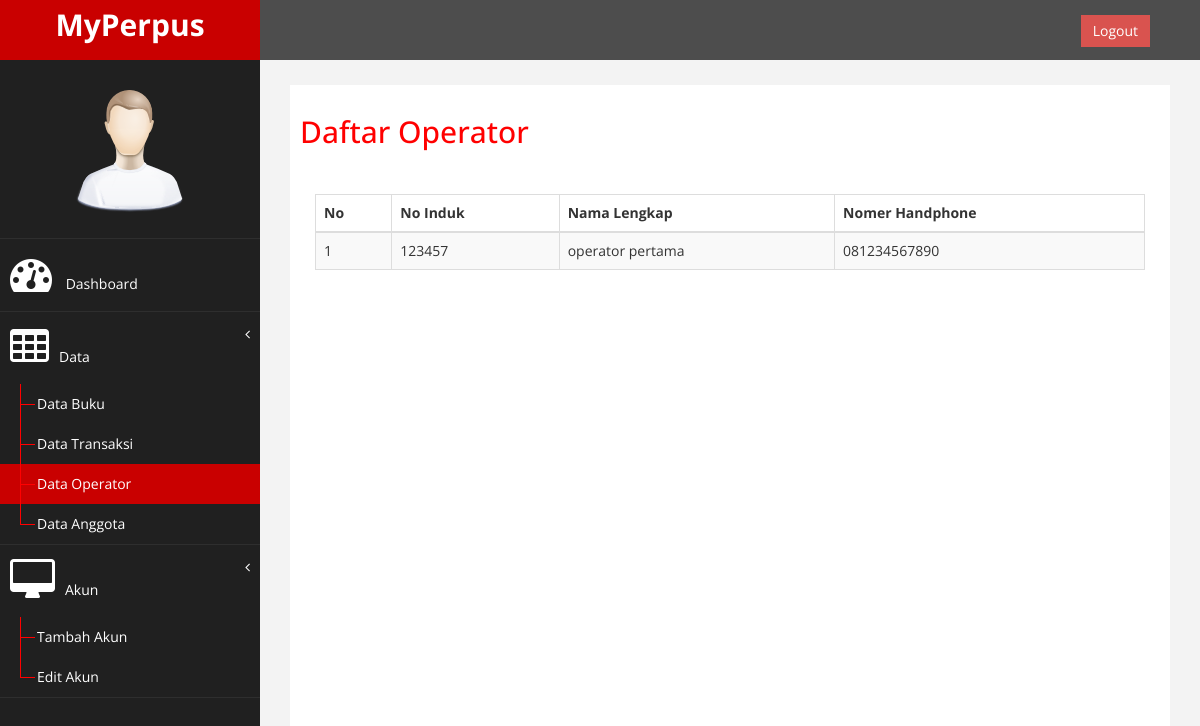
The app's page /halaman/admin/data/data_operator.php with its own data.
### tables this page shows
CREATE TABLE `tab_user` (
  `no_induk` int(11) NOT NULL,
  `nama_lengkap` varchar(200) NOT NULL,
  `username` varchar(200) NOT NULL,
  `no_hp` varchar(20) NOT NULL,
  `password` varchar(100) NOT NULL,
  `ulang_pass` varchar(100) NOT NULL,
  `level` enum('Anggota','Operator','Admin') NOT NULL
);

### halaman/admin/data/data_operator.php (the view, shortened to what this page needs)
<!DOCTYPE html>
<html xmlns="http://www.w3.org/1999/xhtml">
<head>
    <link href="../../assets/css/bootstrap.css" rel="stylesheet" />
    <link href="../../assets/css/font-awesome.css" rel="stylesheet" />
    <link href="../../assets/js/morris/morris-0.4.3.min.css" rel="stylesheet" />
    <link href="../../assets/css/custom.css" rel="stylesheet" />
    <link href="../../assets/js/dataTables/dataTables.bootstrap.css" rel="stylesheet" />
</head>
<body>
    <div id="wrapper">
        <nav class="navbar navbar-default navbar-cls-top " role="navigation" style="margin-bottom: 0">
            <div class="navbar-header">
                <a class="navbar-brand" href="dashboard.php">
                    MyPerpus
                </a>
            </div>
  <div style="color: white;
padding: 15px 50px 5px 50px;
float: right;
font-size: 16px;"><a href="../../logout.php" class="btn btn-danger square-btn-adjust">Logout</a> </div>
        </nav>
                <nav class="navbar-default navbar-side" role="navigation">
            <div class="sidebar-collapse">
                <ul class="nav" id="main-menu">
				<li class="text-center">
                    <img src="../../assets/img/find_user.png" class="user-image img-responsive"/>
					</li>
                    <li>
                        <a href="../dashboard.php"><i class="fa fa-dashboard fa-3x"></i> Dashboard</a>
                    </li>
                    <li>
                        <a href="#"><i class="fa fa-table fa-3x"></i>Data<span class="fa arrow"></span></a>
                        <ul class="nav nav-second-level">
                            <li>
                                <a href="data_buku.php">Data Buku</a>
                            </li>
                            <li>
                                <a href="data_transaksi.php">Data Transaksi</a>
                            </li>
                            <li>
                                <a class="active-menu" href="data_operator.php">Data Operator</a>
                            </li>
                            <li>
                                <a href="data_anggota.php">Data Anggota</a>
                            </li>
                    </li>
                </ul>
                <li>
                        <a href="#"><i class="fa fa-desktop fa-3x"></i>Akun<span class="fa arrow"></span></a>
                        <ul class="nav nav-second-level">
                            <li>
                                <a href="../akun/tambah/tambah_akun.php">Tambah Akun</a>
                            </li>
                            <li>
                                <a href="../akun/edit/edit.php">Edit Akun</a>
                            </li>
                    </li>
            </div>
        </nav>
        <div id="page-wrapper" >
            <div id="page-inner">
                <div class="row">
                    <div class="col-md-12">
                     <h2>Daftar Operator</h2>
                    </div>
                </div>
                 <div class="panel-heading">
                </div>
                        <div class="panel-body">
                            <div class="table-responsive">
                                <table class="table table-striped table-bordered table-hover" id="dataTables-example">
                                    <thead>
                                        <tr>
                                            <th>No</th>
                                            <th>No Induk</th>
                                            <th>Nama Lengkap</th>
                                            <th>Nomer Handphone</th>
                                        </tr>
                                    </thead>
                                    <tbody>
                                    <?php
                                        include "../../../koneksi.php";
                                        $no = 1;
                                        $ambil = mysqli_query($koneksi,"SELECT*FROM tab_user WHERE level='Operator'");
                                        while ($data = mysqli_fetch_array($ambil)) {
                                            ?>
                                            <tr class="odd gradeX">
                                                <td><?php echo $no++; ?></td>
                                                <td><?php echo $data['no_induk']; ?></td>
                                                <td><?php echo $data['nama_lengkap']; ?></td>
                                                <td><?php echo $data['no_hp']; ?></td>
                                            </tr>
                                            <?php
                                        }
                                        ?>
                                    </tbody>
                                </table>
                            </div>
                        </div>
                    </div>
    </div>
            </div>
</body>
</html>

### halaman/assets/css/custom.css (style rules this page uses)
body { font-family: 'Open Sans', sans-serif; }
#wrapper { width: 100%; background:#202020; }
#page-wrapper { padding: 15px 15px; min-height: 600px; background:#F3F3F3; }
#page-inner { width:100%; margin:10px 20px 10px 0px; background-color:#fff!important; padding:10px; min-height:1200px; }
.text-center { text-align:center; }
h2 { color: #f00; }
.square-btn-adjust { border: 0px solid transparent; -webkit-border-radius: 0px; -moz-border-radius: 0px; border-radius: 0px; }
.user-image { margin: 25px auto; -webkit-border-radius: 10px; -moz-border-radius: 10px; border-radius: 10px; max-height:170px; max-width:170px; }
.navbar-cls-top .navbar-brand { color: #fff; background: #C90000; width: 260px; text-align: center; height: 60px; font-size: 30px; font-weight: 700; }
.active-menu { background-color:#C90000!important; }
.arrow { float: right; }
.fa.arrow:before { content: "\f104"; }
.nav-second-level li, .nav-third-level li { border-bottom: none !important; }
.nav-second-level li a { padding-left: 37px; }
.sidebar-collapse , .sidebar-collapse .nav { background:none; }
.sidebar-collapse .nav { padding:0; }
.sidebar-collapse .nav > li > a { color:#fff; background:#202020; text-shadow:none; }
.sidebar-collapse > .nav > li > a { padding:15px 10px; }
.sidebar-collapse > .nav > li { border-bottom: 1px solid rgba(107, 108, 109, 0.19); }
.nav-second-level > li > a:before , .nav-third-level > li > a:before { content:""; display:block; position:absolute; left:20px; width:15px; height:1px; background:#ff0000; top:20px; }
.nav-second-level > li > a:after, .nav-third-level > li > a:after { content:""; display:block; position:absolute; left:20px; width:1px; height:100%; background:#ff0000; top:0px; z-index:10; }
.nav-second-level > li:last-child > a:after, .nav-third-level > li:last-child > a:after { height:50%; }
.navbar-side { border:none; background-color: #202020; }
.navbar-cls-top { background:#4D4D4D; border-bottom:none; }
.navbar-default { border:0px solid black; }
.navbar-header { background: #A70303; }
.nav > li > a > i { margin-right:10px; }
@media (min-width:768px) { #page-wrapper { margin: 0 0 0 260px; padding: 15px 30px; min-height: 1200px; } }
@media (min-width:768px) { .navbar-side { z-index: 1; position: absolute; width: 260px; } }
@media (min-width:768px) { .navbar { border-radius: 0px; } }

### records on screen
tab_user: no_induk "123457", nama_lengkap "operator pertama", no_hp "081234567890"
